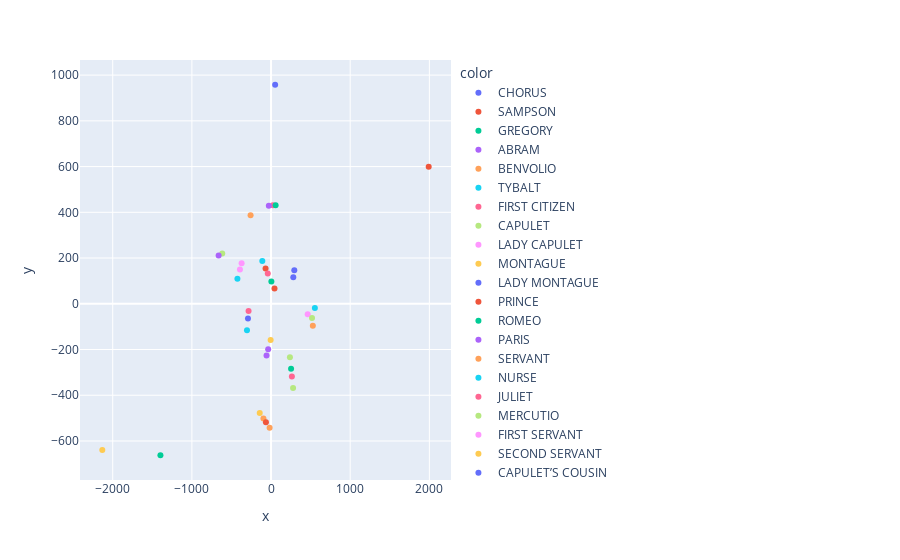

Source (notebook cell):
### Code cell
plot_2d(char_embed, character_enum['character'])

### Figure 1 — Plotly figure (JSON) as saved in the notebook; plotly's stock layout.template omitted (floating-point values rounded to 4 significant figures)
{"data": [{"hovertemplate": "color=CHORUS<br>x=%{x}<br>y=%{y}<extra></extra>", "legendgroup": "CHORUS", "marker": {"color": "#636efa", "symbol": "circle"}, "mode": "markers", "name": "CHORUS", "orientation": "v", "showlegend": true, "type": "scatter", "x": [281.1], "xaxis": "x", "y": [116.4], "yaxis": "y"}, {"hovertemplate": "color=SAMPSON<br>x=%{x}<br>y=%{y}<extra></extra>", "legendgroup": "SAMPSON", "marker": {"color": "#EF553B", "symbol": "circle"}, "mode": "markers", "name": "SAMPSON", "orientation": "v", "showlegend": true, "type": "scatter", "x": [-69.14], "xaxis": "x", "y": [154.7], "yaxis": "y"}, {"hovertemplate": "color=GREGORY<br>x=%{x}<br>y=%{y}<extra></extra>", "legendgroup": "GREGORY", "marker": {"color": "#00cc96", "symbol": "circle"}, "mode": "markers", "name": "GREGORY", "orientation": "v", "showlegend": true, "type": "scatter", "x": [253.1], "xaxis": "x", "y": [-283.7], "yaxis": "y"}, {"hovertemplate": "color=ABRAM<br>x=%{x}<br>y=%{y}<extra></extra>", "legendgroup": "ABRAM", "marker": {"color": "#ab63fa", "symbol": "circle"}, "mode": "markers", "name": "ABRAM", "orientation": "v", "showlegend": true, "type": "scatter", "x": [-56.96], "xaxis": "x", "y": [-226.4], "yaxis": "y"}, {"hovertemplate": "color=BENVOLIO<br>x=%{x}<br>y=%{y}<extra></extra>", "legendgroup": "BENVOLIO", "marker": {"color": "#FFA15A", "symbol": "circle"}, "mode": "markers", "name": "BENVOLIO", "orientation": "v", "showlegend": true, "type": "scatter", "x": [-96.14], "xaxis": "x", "y": [-501.9], "yaxis": "y"}, {"hovertemplate": "color=TYBALT<br>x=%{x}<br>y=%{y}<extra></extra>", "legendgroup": "TYBALT", "marker": {"color": "#19d3f3", "symbol": "circle"}, "mode": "markers", "name": "TYBALT", "orientation": "v", "showlegend": true, "type": "scatter", "x": [-110.2], "xaxis": "x", "y": [187.4], "yaxis": "y"}, {"hovertemplate": "color=FIRST CITIZEN<br>x=%{x}<br>y=%{y}<extra></extra>", "legendgroup": "FIRST CITIZEN", "marker": {"color": "#FF6692", "symbol": "circle"}, "mode": "markers", "name": "FIRST CITIZEN", "orientation": "v", "showlegend": true, "type": "scatter", "x": [23.53], "xaxis": "x", "y": [430.4], "yaxis": "y"}, {"hovertemplate": "color=CAPULET<br>x=%{x}<br>y=%{y}<extra></extra>", "legendgroup": "CAPULET", "marker": {"color": "#B6E880", "symbol": "circle"}, "mode": "markers", "name": "CAPULET", "orientation": "v", "showlegend": true, "type": "scatter", "x": [238.6], "xaxis": "x", "y": [-233.3], "yaxis": "y"}, {"hovertemplate": "color=LADY CAPULET<br>x=%{x}<br>y=%{y}<extra></extra>", "legendgroup": "LADY CAPULET", "marker": {"color": "#FF97FF", "symbol": "circle"}, "mode": "markers", "name": "LADY CAPULET", "orientation": "v", "showlegend": true, "type": "scatter", "x": [-392.8], "xaxis": "x", "y": [150.1], "yaxis": "y"}, {"hovertemplate": "color=MONTAGUE<br>x=%{x}<br>y=%{y}<extra></extra>", "legendgroup": "MONTAGUE", "marker": {"color": "#FECB52", "symbol": "circle"}, "mode": "markers", "name": "MONTAGUE", "orientation": "v", "showlegend": true, "type": "scatter", "x": [-2132.0], "xaxis": "x", "y": [-639.6], "yaxis": "y"}, {"hovertemplate": "color=LADY MONTAGUE<br>x=%{x}<br>y=%{y}<extra></extra>", "legendgroup": "LADY MONTAGUE", "marker": {"color": "#636efa", "symbol": "circle"}, "mode": "markers", "name": "LADY MONTAGUE", "orientation": "v", "showlegend": true, "type": "scatter", "x": [51.83], "xaxis": "x", "y": [957.8], "yaxis": "y"}, {"hovertemplate": "color=PRINCE<br>x=%{x}<br>y=%{y}<extra></extra>", "legendgroup": "PRINCE", "marker": {"color": "#EF553B", "symbol": "circle"}, "mode": "markers", "name": "PRINCE", "orientation": "v", "showlegend": true, "type": "scatter", "x": [43.73], "xaxis": "x", "y": [67.06], "yaxis": "y"}, {"hovertemplate": "color=ROMEO<br>x=%{x}<br>y=%{y}<extra></extra>", "legendgroup": "ROMEO", "marker": {"color": "#00cc96", "symbol": "circle"}, "mode": "markers", "name": "ROMEO", "orientation": "v", "showlegend": true, "type": "scatter", "x": [-1397.0], "xaxis": "x", "y": [-662.4], "yaxis": "y"}, {"hovertemplate": "color=PARIS<br>x=%{x}<br>y=%{y}<extra></extra>", "legendgroup": "PARIS", "marker": {"color": "#ab63fa", "symbol": "circle"}, "mode": "markers", "name": "PARIS", "orientation": "v", "showlegend": true, "type": "scatter", "x": [-28.07], "xaxis": "x", "y": [429.1], "yaxis": "y"}, {"hovertemplate": "color=SERVANT<br>x=%{x}<br>y=%{y}<extra></extra>", "legendgroup": "SERVANT", "marker": {"color": "#FFA15A", "symbol": "circle"}, "mode": "markers", "name": "SERVANT", "orientation": "v", "showlegend": true, "type": "scatter", "x": [528.0], "xaxis": "x", "y": [-96.12], "yaxis": "y"}, {"hovertemplate": "color=NURSE<br>x=%{x}<br>y=%{y}<extra></extra>", "legendgroup": "NURSE", "marker": {"color": "#19d3f3", "symbol": "circle"}, "mode": "markers", "name": "NURSE", "orientation": "v", "showlegend": true, "type": "scatter", "x": [-424.8], "xaxis": "x", "y": [109.6], "yaxis": "y"}, {"hovertemplate": "color=JULIET<br>x=%{x}<br>y=%{y}<extra></extra>", "legendgroup": "JULIET", "marker": {"color": "#FF6692", "symbol": "circle"}, "mode": "markers", "name": "JULIET", "orientation": "v", "showlegend": true, "type": "scatter", "x": [263.2], "xaxis": "x", "y": [-317.7], "yaxis": "y"}, {"hovertemplate": "color=MERCUTIO<br>x=%{x}<br>y=%{y}<extra></extra>", "legendgroup": "MERCUTIO", "marker": {"color": "#B6E880", "symbol": "circle"}, "mode": "markers", "name": "MERCUTIO", "orientation": "v", "showlegend": true, "type": "scatter", "x": [-616.1], "xaxis": "x", "y": [219.7], "yaxis": "y"}, {"hovertemplate": "color=FIRST SERVANT<br>x=%{x}<br>y=%{y}<extra></extra>", "legendgroup": "FIRST SERVANT", "marker": {"color": "#FF97FF", "symbol": "circle"}, "mode": "markers", "name": "FIRST SERVANT", "orientation": "v", "showlegend": true, "type": "scatter", "x": [463.1], "xaxis": "x", "y": [-45.97], "yaxis": "y"}, {"hovertemplate": "color=SECOND SERVANT<br>x=%{x}<br>y=%{y}<extra></extra>", "legendgroup": "SECOND SERVANT", "marker": {"color": "#FECB52", "symbol": "circle"}, "mode": "markers", "name": "SECOND SERVANT", "orientation": "v", "showlegend": true, "type": "scatter", "x": [-5.183], "xaxis": "x", "y": [-158.3], "yaxis": "y"}, {"hovertemplate": "color=CAPULET’S COUSIN<br>x=%{x}<br>y=%{y}<extra></extra>", "legendgroup": "CAPULET’S COUSIN", "marker": {"color": "#636efa", "symbol": "circle"}, "mode": "markers", "name": "CAPULET’S COUSIN", "orientation": "v", "showlegend": true, "type": "scatter", "x": [-291.3], "xaxis": "x", "y": [-64.88], "yaxis": "y"}, {"hovertemplate": "color=FRIAR LAWRENCE<br>x=%{x}<br>y=%{y}<extra></extra>", "legendgroup": "FRIAR LAWRENCE", "marker": {"color": "#EF553B", "symbol": "circle"}, "mode": "markers", "name": "FRIAR LAWRENCE", "orientation": "v", "showlegend": true, "type": "scatter", "x": [1992.0], "xaxis": "x", "y": [598.7], "yaxis": "y"}, {"hovertemplate": "color=PETER<br>x=%{x}<br>y=%{y}<extra></extra>", "legendgroup": "PETER", "marker": {"color": "#00cc96", "symbol": "circle"}, "mode": "markers", "name": "PETER", "orientation": "v", "showlegend": true, "type": "scatter", "x": [4.065], "xaxis": "x", "y": [97.6], "yaxis": "y"}, {"hovertemplate": "color=WE SHALL BE MUCH UNFURNISH’D FOR THIS TIME<br>x=%{x}<br>y=%{y}<extra></extra>", "legendgroup": "WE SHALL BE MUCH UNFURNISH’D FOR THIS TIME", "marker": {"color": "#ab63fa", "symbol": "circle"}, "mode": "markers", "name": "WE SHALL BE MUCH UNFURNISH’D FOR THIS TIME", "orientation": "v", "showlegend": true, "type": "scatter", "x": [-36.29], "xaxis": "x", "y": [-199.3], "yaxis": "y"}, {"hovertemplate": "color=GO WAKEN JULIET, GO AND TRIM HER UP<br>x=%{x}<br>y=%{y}<extra></extra>", "legendgroup": "GO WAKEN JULIET, GO AND TRIM HER UP", "marker": {"color": "#FFA15A", "symbol": "circle"}, "mode": "markers", "name": "GO WAKEN JULIET, GO AND TRIM HER UP", "orientation": "v", "showlegend": true, "type": "scatter", "x": [-18.1], "xaxis": "x", "y": [-542.7], "yaxis": "y"}, {"hovertemplate": "color=FIRST MUSICIAN<br>x=%{x}<br>y=%{y}<extra></extra>", "legendgroup": "FIRST MUSICIAN", "marker": {"color": "#19d3f3", "symbol": "circle"}, "mode": "markers", "name": "FIRST MUSICIAN", "orientation": "v", "showlegend": true, "type": "scatter", "x": [-303.9], "xaxis": "x", "y": [-115.9], "yaxis": "y"}, {"hovertemplate": "color=SECOND MUSICIAN<br>x=%{x}<br>y=%{y}<extra></extra>", "legendgroup": "SECOND MUSICIAN", "marker": {"color": "#FF6692", "symbol": "circle"}, "mode": "markers", "name": "SECOND MUSICIAN", "orientation": "v", "showlegend": true, "type": "scatter", "x": [-284.0], "xaxis": "x", "y": [-31.11], "yaxis": "y"}, {"hovertemplate": "color=THIRD MUSICIAN<br>x=%{x}<br>y=%{y}<extra></extra>", "legendgroup": "THIRD MUSICIAN", "marker": {"color": "#B6E880", "symbol": "circle"}, "mode": "markers", "name": "THIRD MUSICIAN", "orientation": "v", "showlegend": true, "type": "scatter", "x": [517.7], "xaxis": "x", "y": [-62.52], "yaxis": "y"}, {"hovertemplate": "color=BALTHASAR<br>x=%{x}<br>y=%{y}<extra></extra>", "legendgroup": "BALTHASAR", "marker": {"color": "#FF97FF", "symbol": "circle"}, "mode": "markers", "name": "BALTHASAR", "orientation": "v", "showlegend": true, "type": "scatter", "x": [-371.7], "xaxis": "x", "y": [177.0], "yaxis": "y"}, {"hovertemplate": "color=WELL, JULIET, I WILL LIE WITH THEE TONIGHT<br>x=%{x}<br>y=%{y}<extra></extra>", "legendgroup": "WELL, JULIET, I WILL LIE WITH THEE TONIGHT", "marker": {"color": "#FECB52", "symbol": "circle"}, "mode": "markers", "name": "WELL, JULIET, I WILL LIE WITH THEE TONIGHT", "orientation": "v", "showlegend": true, "type": "scatter", "x": [-142.9], "xaxis": "x", "y": [-477.8], "yaxis": "y"}, {"hovertemplate": "color=APOTHECARY<br>x=%{x}<br>y=%{y}<extra></extra>", "legendgroup": "APOTHECARY", "marker": {"color": "#636efa", "symbol": "circle"}, "mode": "markers", "name": "APOTHECARY", "orientation": "v", "showlegend": true, "type": "scatter", "x": [293.7], "xaxis": "x", "y": [147.0], "yaxis": "y"}, {"hovertemplate": "color=FRIAR JOHN<br>x=%{x}<br>y=%{y}<extra></extra>", "legendgroup": "FRIAR JOHN", "marker": {"color": "#EF553B", "symbol": "circle"}, "mode": "markers", "name": "FRIAR JOHN", "orientation": "v", "showlegend": true, "type": "scatter", "x": [-64.71], "xaxis": "x", "y": [-518.3], "yaxis": "y"}, {"hovertemplate": "color=PAGE<br>x=%{x}<br>y=%{y}<extra></extra>", "legendgroup": "PAGE", "marker": {"color": "#00cc96", "symbol": "circle"}, "mode": "markers", "name": "PAGE", "orientation": "v", "showlegend": true, "type": "scatter", "x": [57.64], "xaxis": "x", "y": [431.3], "yaxis": "y"}, {"hovertemplate": "color=THE BOY GIVES WARNING SOMETHING DOTH APPROACH<br>x=%{x}<br>y=%{y}<extra></extra>", "legendgroup": "THE BOY GIVES WARNING SOMETHING DOTH APPROACH", "marker": {"color": "#ab63fa", "symbol": "circle"}, "mode": "markers", "name": "THE BOY GIVES WARNING SOMETHING DOTH APPROACH", "orientation": "v", "showlegend": true, "type": "scatter", "x": [-662.3], "xaxis": "x", "y": [210.8], "yaxis": "y"}, {"hovertemplate": "color=STOP THY UNHALLOW’D TOIL, VILE MONTAGUE<br>x=%{x}<br>y=%{y}<extra></extra>", "legendgroup": "STOP THY UNHALLOW’D TOIL, VILE MONTAGUE", "marker": {"color": "#FFA15A", "symbol": "circle"}, "mode": "markers", "name": "STOP THY UNHALLOW’D TOIL, VILE MONTAGUE", "orientation": "v", "showlegend": true, "type": "scatter", "x": [-258.4], "xaxis": "x", "y": [387.3], "yaxis": "y"}, {"hovertemplate": "color=FIRST WATCH<br>x=%{x}<br>y=%{y}<extra></extra>", "legendgroup": "FIRST WATCH", "marker": {"color": "#19d3f3", "symbol": "circle"}, "mode": "markers", "name": "FIRST WATCH", "orientation": "v", "showlegend": true, "type": "scatter", "x": [553.6], "xaxis": "x", "y": [-18.12], "yaxis": "y"}, {"hovertemplate": "color=SECOND WATCH<br>x=%{x}<br>y=%{y}<extra></extra>", "legendgroup": "SECOND WATCH", "marker": {"color": "#FF6692", "symbol": "circle"}, "mode": "markers", "name": "SECOND WATCH", "orientation": "v", "showlegend": true, "type": "scatter", "x": [-41.33], "xaxis": "x", "y": [132.7], "yaxis": "y"}, {"hovertemplate": "color=THIRD WATCH. HERE IS A FRIAR THAT TREMBLES, SIGHS, AND WEEPS<br>x=%{x}<br>y=%{y}<extra></extra>", "legendgroup": "THIRD WATCH. HERE IS A FRIAR THAT TREMBLES, SIGHS, AND WEEPS", "marker": {"color": "#B6E880", "symbol": "circle"}, "mode": "markers", "name": "THIRD WATCH. HERE IS A FRIAR THAT TREMBLES, SIGHS, AND WEEPS", "orientation": "v", "showlegend": true, "type": "scatter", "x": [278.5], "xaxis": "x", "y": [-367.9], "yaxis": "y"}], "layout": {"legend": {"title": {"text": "color"}, "tracegroupgap": 0}, "margin": {"t": 60}, "xaxis": {"anchor": "y", "domain": [0, 1], "title": {"text": "x"}}, "yaxis": {"anchor": "x", "domain": [0, 1], "title": {"text": "y"}}}}
